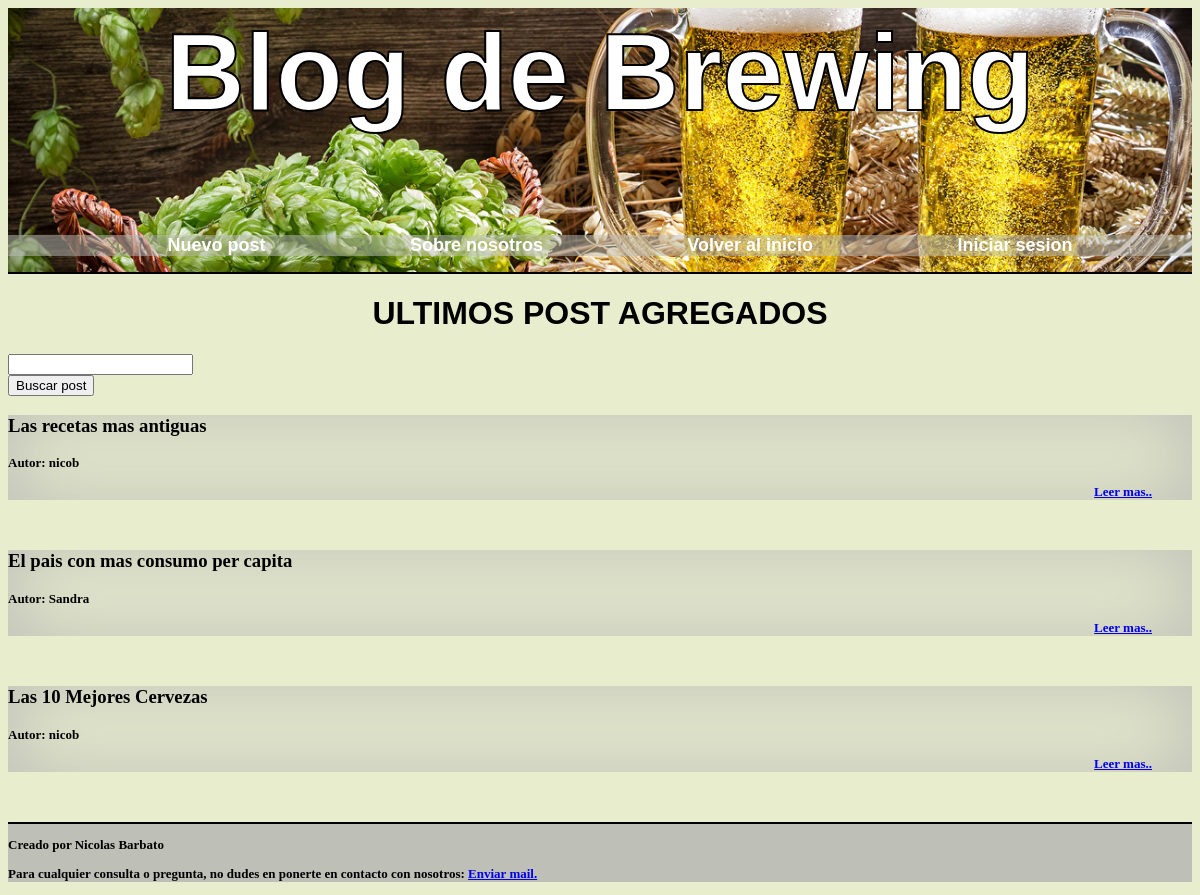
Before: / with the older database file.
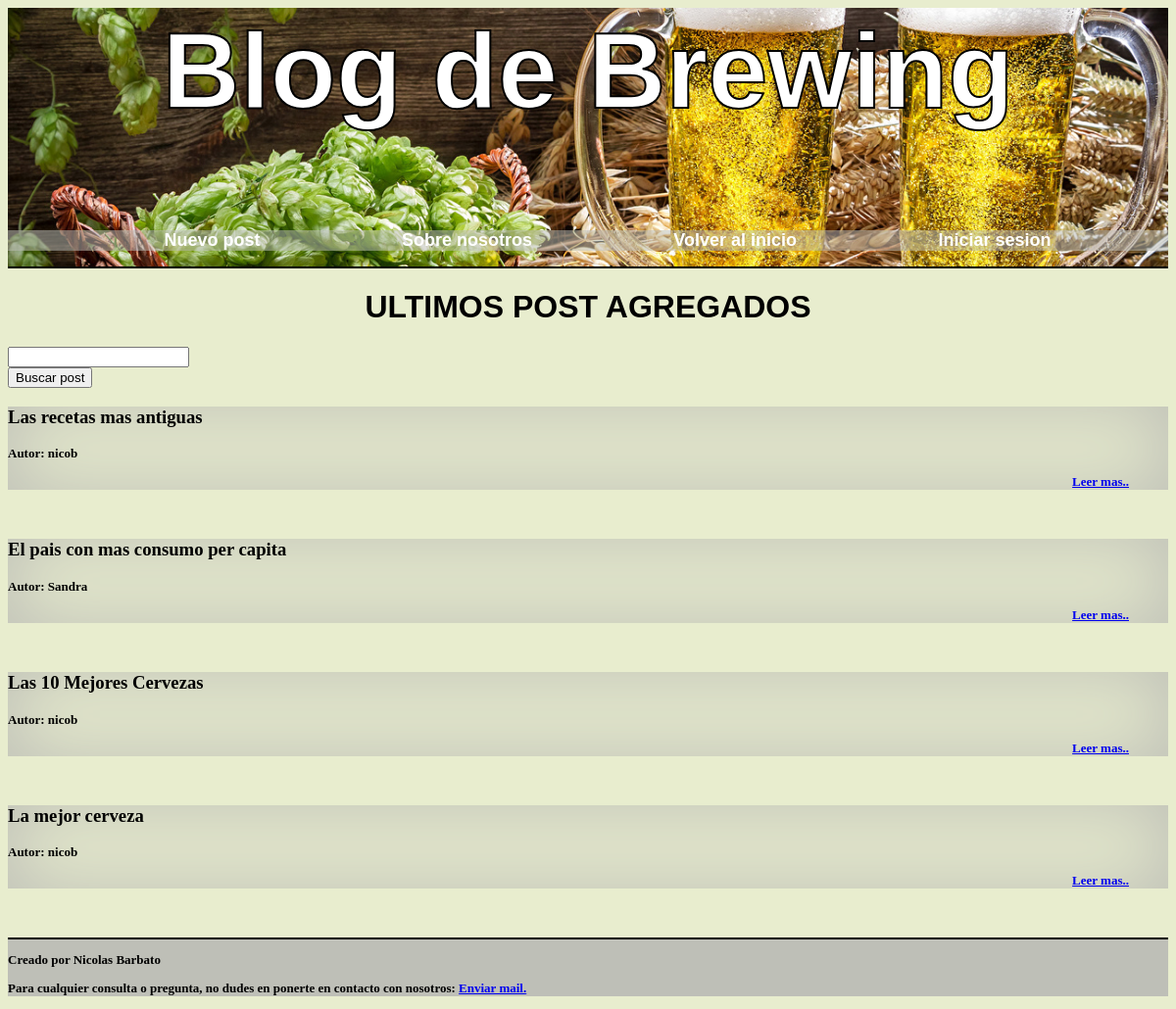
After: the same page with the newer database file.
### tables this page shows
CREATE TABLE posts (
    id INTEGER PRIMARY KEY AUTOINCREMENT,
    autor TEXT NOT NULL,
    titulo TEXT NOT NULL,
    posteo TEXT NOT NULL
);

### proyecto1.py (the view)
@app.route('/')
def home():
    conn, cursor = get_db_conection()
    cursor.execute("SELECT * FROM posts")
    post = cursor.fetchall()
    return render_template("home.html", posts=post)

### proyecto1.py (called while the page is built)
def get_db_conection():
    conn = sqlite3.connect('database.db')
    cursor = conn.cursor()
    return conn, cursor

### Templates/home.html (shortened to what this page needs)
{% extends "base.html" %}
{% block head %}
    <link rel="stylesheet" type="text/css" href="{{ url_for('static', filename='css/home.css') }}">
{% endblock %}
{% block main %}
        <h1 class="subtitulo">ULTIMOS POST AGREGADOS</h1>
        <form action="{{ url_for('home') }}">
            <input type="search" id="search" name="search"><br>
            <button type="submit">Buscar post</button>
        </form>
         {% for posts in posts %}
         <div class="posts">
            <h3>{{posts[2]}}</h3>
            <h3 style="font-size: small;"> Autor: {{posts[1]}}</h3>
            <div class="mas">
            <a href="/post/{{posts[0]}}">Leer mas..</a>
            </div>
         </div>
         {% endfor %}
{% endblock %}

Changed rows visible on the page:
added posts: titulo "La mejor cerveza", autor "nicob"
